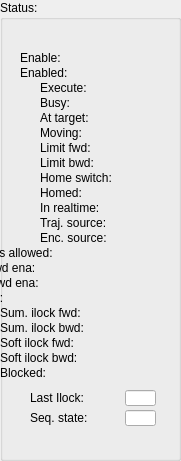
  <widget class="QGroupBox" name="groupBox_4">
   <property name="geometry">
    <rect>
     <x>710</x>
     <y>180</y>
     <width>181</width>
     <height>461</height>
    </rect>
   </property>
   <property name="title">
    <string>Status:</string>
   </property>
   <widget class="caLed" name="caled_67">
    <property name="geometry">
     <rect>
      <x>120</x>
      <y>275</y>
      <width>31</width>
      <height>16</height>
     </rect>
    </property>
    <property name="rectangular">
     <bool>true</bool>
    </property>
    <property name="gradientEnabled">
     <bool>false</bool>
    </property>
    <property name="ledWidth">
     <number>12</number>
    </property>
    <property name="ledHeight">
     <number>12</number>
    </property>
    <property name="channel" stdset="0">
     <string notr="true">$(DEV):$(Axis)-SftLimBwdEna-RB</string>
    </property>
    <property name="falseColor">
     <color>
      <red>160</red>
      <green>160</green>
      <blue>160</blue>
     </color>
    </property>
    <property name="trueColor">
     <color>
      <red>0</red>
      <green>85</green>
      <blue>0</blue>
     </color>
    </property>
   </widget>
   <widget class="caLed" name="caled_45">
    <property name="geometry">
     <rect>
      <x>120</x>
      <y>50</y>
      <width>31</width>
      <height>16</height>
     </rect>
    </property>
    <property name="rectangular">
     <bool>true</bool>
    </property>
    <property name="gradientEnabled">
     <bool>false</bool>
    </property>
    <property name="ledWidth">
     <number>12</number>
    </property>
    <property name="ledHeight">
     <number>12</number>
    </property>
    <property name="channel" stdset="0">
     <string notr="true">$(DEV):$(Axis)-EnaCmd-RB</string>
    </property>
    <property name="falseColor">
     <color>
      <red>160</red>
      <green>160</green>
      <blue>160</blue>
     </color>
    </property>
    <property name="trueColor">
     <color>
      <red>0</red>
      <green>85</green>
      <blue>0</blue>
     </color>
    </property>
   </widget>
   <widget class="caLabel" name="calabel_82">
    <property name="geometry">
     <rect>
      <x>40</x>
      <y>185</y>
      <width>71</width>
      <height>16</height>
     </rect>
    </property>
    <property name="maximumSize">
     <size>
      <width>16777215</width>
      <height>16</height>
     </size>
    </property>
    <property name="text">
     <string>Homed:</string>
    </property>
   </widget>
   <widget class="caLabel" name="calabel_83">
    <property name="geometry">
     <rect>
      <x>40</x>
      <y>200</y>
      <width>71</width>
      <height>16</height>
     </rect>
    </property>
    <property name="maximumSize">
     <size>
      <width>16777215</width>
      <height>16</height>
     </size>
    </property>
    <property name="text">
     <string>In realtime:</string>
    </property>
   </widget>
   <widget class="caLabel" name="calabel_79">
    <property name="geometry">
     <rect>
      <x>40</x>
      <y>110</y>
      <width>71</width>
      <height>16</height>
     </rect>
    </property>
    <property name="maximumSize">
     <size>
      <width>16777215</width>
      <height>16</height>
     </size>
    </property>
    <property name="text">
     <string>At target:</string>
    </property>
   </widget>
   <widget class="caLabel" name="calabel_80">
    <property name="geometry">
     <rect>
      <x>40</x>
      <y>125</y>
      <width>71</width>
      <height>16</height>
     </rect>
    </property>
    <property name="maximumSize">
     <size>
      <width>16777215</width>
      <height>16</height>
     </size>
    </property>
    <property name="text">
     <string>Moving:</string>
    </property>
   </widget>
   <widget class="caLabel" name="calabel_84">
    <property name="geometry">
     <rect>
      <x>40</x>
      <y>215</y>
      <width>71</width>
      <height>16</height>
     </rect>
    </property>
    <property name="maximumSize">
     <size>
      <width>16777215</width>
      <height>16</height>
     </size>
    </property>
    <property name="text">
     <string>Traj. source:</string>
    </property>
   </widget>
   <widget class="caLed" name="caled_62">
    <property name="geometry">
     <rect>
      <x>120</x>
      <y>215</y>
      <width>31</width>
      <height>16</height>
     </rect>
    </property>
    <property name="rectangular">
     <bool>true</bool>
    </property>
    <property name="gradientEnabled">
     <bool>false</bool>
    </property>
    <property name="ledWidth">
     <number>12</number>
    </property>
    <property name="ledHeight">
     <number>12</number>
    </property>
    <property name="channel" stdset="0">
     <string notr="true">$(DEV):$(Axis)-TrjSrcTyp-RB</string>
    </property>
    <property name="falseColor">
     <color>
      <red>160</red>
      <green>160</green>
      <blue>160</blue>
     </color>
    </property>
    <property name="trueColor">
     <color>
      <red>0</red>
      <green>0</green>
      <blue>255</blue>
     </color>
    </property>
   </widget>
   <widget class="caLabel" name="calabel_88">
    <property name="geometry">
     <rect>
      <x>-50</x>
      <y>260</y>
      <width>161</width>
      <height>16</height>
     </rect>
    </property>
    <property name="maximumSize">
     <size>
      <width>16777215</width>
      <height>16</height>
     </size>
    </property>
    <property name="text">
     <string>Softlim fwd ena:</string>
    </property>
   </widget>
   <widget class="caLed" name="caled_54">
    <property name="geometry">
     <rect>
      <x>120</x>
      <y>95</y>
      <width>31</width>
      <height>16</height>
     </rect>
    </property>
    <property name="rectangular">
     <bool>true</bool>
    </property>
    <property name="gradientEnabled">
     <bool>false</bool>
    </property>
    <property name="ledWidth">
     <number>12</number>
    </property>
    <property name="ledHeight">
     <number>12</number>
    </property>
    <property name="channel" stdset="0">
     <string notr="true">$(DEV):$(Axis)-Busy</string>
    </property>
    <property name="falseColor">
     <color>
      <red>0</red>
      <green>85</green>
      <blue>0</blue>
     </color>
    </property>
    <property name="trueColor">
     <color>
      <red>255</red>
      <green>0</green>
      <blue>0</blue>
     </color>
    </property>
   </widget>
   <widget class="caLed" name="caled_56">
    <property name="geometry">
     <rect>
      <x>120</x>
      <y>125</y>
      <width>31</width>
      <height>16</height>
     </rect>
    </property>
    <property name="rectangular">
     <bool>true</bool>
    </property>
    <property name="gradientEnabled">
     <bool>false</bool>
    </property>
    <property name="ledWidth">
     <number>12</number>
    </property>
    <property name="ledHeight">
     <number>12</number>
    </property>
    <property name="channel" stdset="0">
     <string notr="true">$(DEV):$(Axis)-Moving</string>
    </property>
    <property name="falseColor">
     <color>
      <red>0</red>
      <green>85</green>
      <blue>0</blue>
     </color>
    </property>
    <property name="trueColor">
     <color>
      <red>255</red>
      <green>0</green>
      <blue>0</blue>
     </color>
    </property>
   </widget>
   <widget class="caLabel" name="calabel_75">
    <property name="geometry">
     <rect>
      <x>20</x>
      <y>65</y>
      <width>91</width>
      <height>16</height>
     </rect>
    </property>
    <property name="maximumSize">
     <size>
      <width>16777215</width>
      <height>16</height>
     </size>
    </property>
    <property name="text">
     <string>Enabled:</string>
    </property>
   </widget>
   <widget class="caLabel" name="calabel_87">
    <property name="geometry">
     <rect>
      <x>-50</x>
      <y>245</y>
      <width>161</width>
      <height>16</height>
     </rect>
    </property>
    <property name="maximumSize">
     <size>
      <width>16777215</width>
      <height>16</height>
     </size>
    </property>
    <property name="text">
     <string>PLC cmds allowed:</string>
    </property>
   </widget>
   <widget class="caLabel" name="calabel_81">
    <property name="geometry">
     <rect>
      <x>40</x>
      <y>170</y>
      <width>71</width>
      <height>16</height>
     </rect>
    </property>
    <property name="maximumSize">
     <size>
      <width>16777215</width>
      <height>16</height>
     </size>
    </property>
    <property name="text">
     <string>Home switch:</string>
    </property>
   </widget>
   <widget class="caLed" name="caled_57">
    <property name="geometry">
     <rect>
      <x>120</x>
      <y>140</y>
      <width>31</width>
      <height>16</height>
     </rect>
    </property>
    <property name="rectangular">
     <bool>true</bool>
    </property>
    <property name="gradientEnabled">
     <bool>false</bool>
    </property>
    <property name="ledWidth">
     <number>12</number>
    </property>
    <property name="ledHeight">
     <number>12</number>
    </property>
    <property name="channel" stdset="0">
     <string notr="true">$(DEV):$(Axis)-LimFwd</string>
    </property>
    <property name="falseColor">
     <color>
      <red>255</red>
      <green>0</green>
      <blue>0</blue>
     </color>
    </property>
    <property name="trueColor">
     <color>
      <red>0</red>
      <green>85</green>
      <blue>0</blue>
     </color>
    </property>
   </widget>
   <widget class="caLed" name="caled_65">
    <property name="geometry">
     <rect>
      <x>120</x>
      <y>245</y>
      <width>31</width>
      <height>16</height>
     </rect>
    </property>
    <property name="rectangular">
     <bool>true</bool>
    </property>
    <property name="gradientEnabled">
     <bool>false</bool>
    </property>
    <property name="ledWidth">
     <number>12</number>
    </property>
    <property name="ledHeight">
     <number>12</number>
    </property>
    <property name="channel" stdset="0">
     <string notr="true">$(DEV):$(Axis)-CmdFrmPLCCmd-RB</string>
    </property>
    <property name="falseColor">
     <color>
      <red>160</red>
      <green>160</green>
      <blue>160</blue>
     </color>
    </property>
    <property name="trueColor">
     <color>
      <red>0</red>
      <green>0</green>
      <blue>255</blue>
     </color>
    </property>
   </widget>
   <widget class="caLed" name="caled_61">
    <property name="geometry">
     <rect>
      <x>120</x>
      <y>200</y>
      <width>31</width>
      <height>16</height>
     </rect>
    </property>
    <property name="rectangular">
     <bool>true</bool>
    </property>
    <property name="gradientEnabled">
     <bool>false</bool>
    </property>
    <property name="ledWidth">
     <number>12</number>
    </property>
    <property name="ledHeight">
     <number>12</number>
    </property>
    <property name="channel" stdset="0">
     <string notr="true">$(DEV):$(Axis)-InRT</string>
    </property>
    <property name="falseColor">
     <color>
      <red>160</red>
      <green>160</green>
      <blue>160</blue>
     </color>
    </property>
    <property name="trueColor">
     <color>
      <red>0</red>
      <green>85</green>
      <blue>0</blue>
     </color>
    </property>
   </widget>
   <widget class="caLabel" name="calabel_85">
    <property name="geometry">
     <rect>
      <x>40</x>
      <y>80</y>
      <width>71</width>
      <height>16</height>
     </rect>
    </property>
    <property name="maximumSize">
     <size>
      <width>16777215</width>
      <height>16</height>
     </size>
    </property>
    <property name="text">
     <string>Execute:</string>
    </property>
   </widget>
   <widget class="caLed" name="caled_52">
    <property name="geometry">
     <rect>
      <x>120</x>
      <y>65</y>
      <width>31</width>
      <height>16</height>
     </rect>
    </property>
    <property name="rectangular">
     <bool>true</bool>
    </property>
    <property name="gradientEnabled">
     <bool>false</bool>
    </property>
    <property name="ledWidth">
     <number>12</number>
    </property>
    <property name="ledHeight">
     <number>12</number>
    </property>
    <property name="channel" stdset="0">
     <string notr="true">$(DEV):$(Axis)-EnaAct</string>
    </property>
    <property name="falseColor">
     <color>
      <red>160</red>
      <green>160</green>
      <blue>160</blue>
     </color>
    </property>
    <property name="trueColor">
     <color>
      <red>0</red>
      <green>85</green>
      <blue>0</blue>
     </color>
    </property>
   </widget>
   <widget class="caLabel" name="calabel_86">
    <property name="geometry">
     <rect>
      <x>40</x>
      <y>155</y>
      <width>71</width>
      <height>16</height>
     </rect>
    </property>
    <property name="maximumSize">
     <size>
      <width>16777215</width>
      <height>16</height>
     </size>
    </property>
    <property name="text">
     <string>Limit bwd:</string>
    </property>
   </widget>
   <widget class="caLed" name="caled_55">
    <property name="geometry">
     <rect>
      <x>120</x>
      <y>110</y>
      <width>31</width>
      <height>16</height>
     </rect>
    </property>
    <property name="rectangular">
     <bool>true</bool>
    </property>
    <property name="gradientEnabled">
     <bool>false</bool>
    </property>
    <property name="ledWidth">
     <number>12</number>
    </property>
    <property name="ledHeight">
     <number>12</number>
    </property>
    <property name="channel" stdset="0">
     <string notr="true">$(DEV):$(Axis)-AtTarget</string>
    </property>
    <property name="falseColor">
     <color>
      <red>160</red>
      <green>160</green>
      <blue>160</blue>
     </color>
    </property>
    <property name="trueColor">
     <color>
      <red>0</red>
      <green>85</green>
      <blue>0</blue>
     </color>
    </property>
   </widget>
   <widget class="caLed" name="caled_66">
    <property name="geometry">
     <rect>
      <x>120</x>
      <y>260</y>
      <width>31</width>
      <height>16</height>
     </rect>
    </property>
    <property name="rectangular">
     <bool>true</bool>
    </property>
    <property name="gradientEnabled">
     <bool>false</bool>
    </property>
    <property name="ledWidth">
     <number>12</number>
    </property>
    <property name="ledHeight">
     <number>12</number>
    </property>
    <property name="channel" stdset="0">
     <string notr="true">$(DEV):$(Axis)-SftLimFwdEna-RB</string>
    </property>
    <property name="falseColor">
     <color>
      <red>160</red>
      <green>160</green>
      <blue>160</blue>
     </color>
    </property>
    <property name="trueColor">
     <color>
      <red>0</red>
      <green>85</green>
      <blue>0</blue>
     </color>
    </property>
   </widget>
   <widget class="caLed" name="caled_59">
    <property name="geometry">
     <rect>
      <x>120</x>
      <y>170</y>
      <width>31</width>
      <height>16</height>
     </rect>
    </property>
    <property name="rectangular">
     <bool>true</bool>
    </property>
    <property name="gradientEnabled">
     <bool>false</bool>
    </property>
    <property name="ledWidth">
     <number>12</number>
    </property>
    <property name="ledHeight">
     <number>12</number>
    </property>
    <property name="channel" stdset="0">
     <string notr="true">$(DEV):$(Axis)-HomeSwitch</string>
    </property>
    <property name="falseColor">
     <color>
      <red>160</red>
      <green>160</green>
      <blue>160</blue>
     </color>
    </property>
    <property name="trueColor">
     <color>
      <red>0</red>
      <green>85</green>
      <blue>0</blue>
     </color>
    </property>
   </widget>
   <widget class="caLed" name="caled_58">
    <property name="geometry">
     <rect>
      <x>120</x>
      <y>155</y>
      <width>31</width>
      <height>16</height>
     </rect>
    </property>
    <property name="rectangular">
     <bool>true</bool>
    </property>
    <property name="gradientEnabled">
     <bool>false</bool>
    </property>
    <property name="ledWidth">
     <number>12</number>
    </property>
    <property name="ledHeight">
     <number>12</number>
    </property>
    <property name="channel" stdset="0">
     <string notr="true">$(DEV):$(Axis)-LimBwd</string>
    </property>
    <property name="falseColor">
     <color>
      <red>255</red>
      <green>0</green>
      <blue>0</blue>
     </color>
    </property>
    <property name="trueColor">
     <color>
      <red>0</red>
      <green>85</green>
      <blue>0</blue>
     </color>
    </property>
   </widget>
   <widget class="caLabel" name="calabel_89">
    <property name="geometry">
     <rect>
      <x>20</x>
      <y>50</y>
      <width>91</width>
      <height>16</height>
     </rect>
    </property>
    <property name="maximumSize">
     <size>
      <width>16777215</width>
      <height>16</height>
     </size>
    </property>
    <property name="text">
     <string>Enable:</string>
    </property>
   </widget>
   <widget class="caLabel" name="calabel_90">
    <property name="geometry">
     <rect>
      <x>40</x>
      <y>95</y>
      <width>71</width>
      <height>16</height>
     </rect>
    </property>
    <property name="maximumSize">
     <size>
      <width>16777215</width>
      <height>16</height>
     </size>
    </property>
    <property name="text">
     <string>Busy:</string>
    </property>
   </widget>
   <widget class="caLed" name="caled_60">
    <property name="geometry">
     <rect>
      <x>120</x>
      <y>185</y>
      <width>31</width>
      <height>16</height>
     </rect>
    </property>
    <property name="rectangular">
     <bool>true</bool>
    </property>
    <property name="gradientEnabled">
     <bool>false</bool>
    </property>
    <property name="ledWidth">
     <number>12</number>
    </property>
    <property name="ledHeight">
     <number>12</number>
    </property>
    <property name="channel" stdset="0">
     <string notr="true">$(DEV):$(Axis)-Homed</string>
    </property>
    <property name="falseColor">
     <color>
      <red>255</red>
      <green>0</green>
      <blue>0</blue>
     </color>
    </property>
    <property name="trueColor">
     <color>
      <red>0</red>
      <green>85</green>
      <blue>0</blue>
     </color>
    </property>
   </widget>
   <widget class="caLabel" name="calabel_91">
    <property name="geometry">
     <rect>
      <x>40</x>
      <y>230</y>
      <width>71</width>
      <height>16</height>
     </rect>
    </property>
    <property name="maximumSize">
     <size>
      <width>16777215</width>
      <height>16</height>
     </size>
    </property>
    <property name="text">
     <string>Enc. source:</string>
    </property>
   </widget>
   <widget class="caLabel" name="calabel_92">
    <property name="geometry">
     <rect>
      <x>-50</x>
      <y>275</y>
      <width>161</width>
      <height>16</height>
     </rect>
    </property>
    <property name="maximumSize">
     <size>
      <width>16777215</width>
      <height>16</height>
     </size>
    </property>
    <property name="text">
     <string>Softlim bwd ena:</string>
    </property>
   </widget>
   <widget class="caLed" name="caled_63">
    <property name="geometry">
     <rect>
      <x>120</x>
      <y>230</y>
      <width>31</width>
      <height>16</height>
     </rect>
    </property>
    <property name="rectangular">
     <bool>true</bool>
    </property>
    <property name="gradientEnabled">
     <bool>false</bool>
    </property>
    <property name="ledWidth">
     <number>12</number>
    </property>
    <property name="ledHeight">
     <number>12</number>
    </property>
    <property name="channel" stdset="0">
     <string notr="true">$(DEV):$(Axis)-EncSrcTyp-RB</string>
    </property>
    <property name="falseColor">
     <color>
      <red>160</red>
      <green>160</green>
      <blue>160</blue>
     </color>
    </property>
    <property name="trueColor">
     <color>
      <red>0</red>
      <green>0</green>
      <blue>255</blue>
     </color>
    </property>
   </widget>
   <widget class="caLabel" name="calabel_93">
    <property name="geometry">
     <rect>
      <x>40</x>
      <y>140</y>
      <width>71</width>
      <height>16</height>
     </rect>
    </property>
    <property name="maximumSize">
     <size>
      <width>16777215</width>
      <height>16</height>
     </size>
    </property>
    <property name="text">
     <string>Limit fwd:</string>
    </property>
   </widget>
   <widget class="caLed" name="caled_53">
    <property name="geometry">
     <rect>
      <x>120</x>
      <y>80</y>
      <width>31</width>
      <height>16</height>
     </rect>
    </property>
    <property name="rectangular">
     <bool>true</bool>
    </property>
    <property name="gradientEnabled">
     <bool>false</bool>
    </property>
    <property name="ledWidth">
     <number>12</number>
    </property>
    <property name="ledHeight">
     <number>12</number>
    </property>
    <property name="channel" stdset="0">
     <string notr="true">$(DEV):$(Axis)-ExeCmd-RB</string>
    </property>
    <property name="falseColor">
     <color>
      <red>160</red>
      <green>160</green>
      <blue>160</blue>
     </color>
    </property>
    <property name="trueColor">
     <color>
      <red>0</red>
      <green>85</green>
      <blue>0</blue>
     </color>
    </property>
   </widget>
   <widget class="caLabel" name="calabel_67">
    <property name="geometry">
     <rect>
      <x>30</x>
      <y>390</y>
      <width>80</width>
      <height>16</height>
     </rect>
    </property>
    <property name="maximumSize">
     <size>
      <width>16777215</width>
      <height>16</height>
     </size>
    </property>
    <property name="text">
     <string>Last Ilock:</string>
    </property>
   </widget>
   <widget class="caLineEdit" name="calineedit_37">
    <property name="geometry">
     <rect>
      <x>125</x>
      <y>390</y>
      <width>31</width>
      <height>16</height>
     </rect>
    </property>
    <property name="maximumSize">
     <size>
      <width>16777215</width>
      <height>18</height>
     </size>
    </property>
    <property name="alignment">
     <set>Qt::AlignRight|Qt::AlignTrailing|Qt::AlignVCenter</set>
    </property>
    <property name="channel" stdset="0">
     <string>$(DEV):$(Axis)-LastIlock</string>
    </property>
    <property name="background">
     <color alpha="222">
      <red>192</red>
      <green>192</green>
      <blue>192</blue>
     </color>
    </property>
    <property name="colorMode">
     <enum>caLineEdit::Static</enum>
    </property>
    <property name="precisionMode">
     <enum>caLineEdit::Channel</enum>
    </property>
    <property name="limitsMode">
     <enum>caLineEdit::User</enum>
    </property>
    <property name="unitsEnabled">
     <bool>true</bool>
    </property>
   </widget>
   <widget class="caLabel" name="calabel_94">
    <property name="geometry">
     <rect>
      <x>30</x>
      <y>410</y>
      <width>80</width>
      <height>16</height>
     </rect>
    </property>
    <property name="maximumSize">
     <size>
      <width>16777215</width>
      <height>16</height>
     </size>
    </property>
    <property name="text">
     <string>Seq. state:</string>
    </property>
   </widget>
   <widget class="caLineEdit" name="calineedit_45">
    <property name="geometry">
     <rect>
      <x>125</x>
      <y>410</y>
      <width>31</width>
      <height>16</height>
     </rect>
    </property>
    <property name="maximumSize">
     <size>
      <width>16777215</width>
      <height>18</height>
     </size>
    </property>
    <property name="alignment">
     <set>Qt::AlignRight|Qt::AlignTrailing|Qt::AlignVCenter</set>
    </property>
    <property name="channel" stdset="0">
     <string>$(DEV):$(Axis)-SeqState</string>
    </property>
    <property name="background">
     <color alpha="222">
      <red>192</red>
      <green>192</green>
      <blue>192</blue>
     </color>
    </property>
    <property name="colorMode">
     <enum>caLineEdit::Static</enum>
    </property>
    <property name="precisionMode">
     <enum>caLineEdit::Channel</enum>
    </property>
    <property name="limitsMode">
     <enum>caLineEdit::User</enum>
    </property>
    <property name="unitsEnabled">
     <bool>true</bool>
    </property>
   </widget>
   <widget class="caLed" name="caled_77">
    <property name="geometry">
     <rect>
      <x>120</x>
      <y>290</y>
      <width>31</width>
      <height>16</height>
     </rect>
    </property>
    <property name="rectangular">
     <bool>true</bool>
    </property>
    <property name="gradientEnabled">
     <bool>false</bool>
    </property>
    <property name="ledWidth">
     <number>12</number>
    </property>
    <property name="ledHeight">
     <number>12</number>
    </property>
    <property name="channel" stdset="0">
     <string notr="true">$(DEV):$(Axis)-InStartup</string>
    </property>
    <property name="falseColor">
     <color>
      <red>160</red>
      <green>160</green>
      <blue>160</blue>
     </color>
    </property>
    <property name="trueColor">
     <color>
      <red>255</red>
      <green>0</green>
      <blue>0</blue>
     </color>
    </property>
   </widget>
   <widget class="caLabel" name="calabel_95">
    <property name="geometry">
     <rect>
      <x>-50</x>
      <y>290</y>
      <width>161</width>
      <height>16</height>
     </rect>
    </property>
    <property name="maximumSize">
     <size>
      <width>16777215</width>
      <height>16</height>
     </size>
    </property>
    <property name="text">
     <string>In startup:</string>
    </property>
   </widget>
   <widget class="caLed" name="caled_87">
    <property name="geometry">
     <rect>
      <x>120</x>
      <y>305</y>
      <width>31</width>
      <height>16</height>
     </rect>
    </property>
    <property name="rectangular">
     <bool>true</bool>
    </property>
    <property name="gradientEnabled">
     <bool>false</bool>
    </property>
    <property name="ledWidth">
     <number>12</number>
    </property>
    <property name="ledHeight">
     <number>12</number>
    </property>
    <property name="channel" stdset="0">
     <string notr="true">$(DEV):$(Axis)-SumIlockFwd</string>
    </property>
    <property name="falseColor">
     <color>
      <red>0</red>
      <green>85</green>
      <blue>0</blue>
     </color>
    </property>
    <property name="trueColor">
     <color>
      <red>255</red>
      <green>0</green>
      <blue>0</blue>
     </color>
    </property>
   </widget>
   <widget class="caLabel" name="calabel_96">
    <property name="geometry">
     <rect>
      <x>0</x>
      <y>305</y>
      <width>111</width>
      <height>16</height>
     </rect>
    </property>
    <property name="maximumSize">
     <size>
      <width>16777215</width>
      <height>16</height>
     </size>
    </property>
    <property name="text">
     <string>Sum. ilock fwd:</string>
    </property>
   </widget>
   <widget class="caLabel" name="calabel_97">
    <property name="geometry">
     <rect>
      <x>0</x>
      <y>320</y>
      <width>111</width>
      <height>16</height>
     </rect>
    </property>
    <property name="maximumSize">
     <size>
      <width>16777215</width>
      <height>16</height>
     </size>
    </property>
    <property name="text">
     <string>Sum. ilock bwd:</string>
    </property>
   </widget>
   <widget class="caLed" name="caled_88">
    <property name="geometry">
     <rect>
      <x>120</x>
      <y>320</y>
      <width>31</width>
      <height>16</height>
     </rect>
    </property>
    <property name="rectangular">
     <bool>true</bool>
    </property>
    <property name="gradientEnabled">
     <bool>false</bool>
    </property>
    <property name="ledWidth">
     <number>12</number>
    </property>
    <property name="ledHeight">
     <number>12</number>
    </property>
    <property name="channel" stdset="0">
     <string notr="true">$(DEV):$(Axis)-SumIlockBwd</string>
    </property>
    <property name="falseColor">
     <color>
      <red>0</red>
      <green>85</green>
      <blue>0</blue>
     </color>
    </property>
    <property name="trueColor">
     <color>
      <red>255</red>
      <green>0</green>
      <blue>0</blue>
     </color>
    </property>
   </widget>
   <widget class="caRelatedDisplay" name="carelateddisplay_2">
    <property name="geometry">
     <rect>
      <x>25</x>
      <y>430</y>
      <width>126</width>
      <height>21</height>
     </rect>
    </property>
    <property name="labels">
     <string>More...</string>
    </property>
    <property name="files">
     <string>ecmcAxisCntrlStatWd.ui</string>
    </property>
    <property name="args">
     <string>DEV=$(DEV),Axis=$(Axis)</string>
    </property>
   </widget>
   <widget class="caLabel" name="calabel_116">
    <property name="geometry">
     <rect>
      <x>0</x>
      <y>350</y>
      <width>111</width>
      <height>16</height>
     </rect>
    </property>
    <property name="maximumSize">
     <size>
      <width>16777215</width>
      <height>16</height>
     </size>
    </property>
    <property name="text">
     <string>Soft ilock bwd:</string>
    </property>
   </widget>
   <widget class="caLed" name="caled_89">
    <property name="geometry">
     <rect>
      <x>120</x>
      <y>350</y>
      <width>31</width>
      <height>16</height>
     </rect>
    </property>
    <property name="rectangular">
     <bool>true</bool>
    </property>
    <property name="gradientEnabled">
     <bool>false</bool>
    </property>
    <property name="ledWidth">
     <number>12</number>
    </property>
    <property name="ledHeight">
     <number>12</number>
    </property>
    <property name="channel" stdset="0">
     <string notr="true">$(DEV):$(Axis)-SftLimBwdIlock</string>
    </property>
    <property name="falseColor">
     <color>
      <red>0</red>
      <green>85</green>
      <blue>0</blue>
     </color>
    </property>
    <property name="trueColor">
     <color>
      <red>255</red>
      <green>0</green>
      <blue>0</blue>
     </color>
    </property>
   </widget>
   <widget class="caLabel" name="calabel_117">
    <property name="geometry">
     <rect>
      <x>0</x>
      <y>335</y>
      <width>111</width>
      <height>16</height>
     </rect>
    </property>
    <property name="maximumSize">
     <size>
      <width>16777215</width>
      <height>16</height>
     </size>
    </property>
    <property name="text">
     <string>Soft ilock fwd:</string>
    </property>
   </widget>
   <widget class="caLed" name="caled_90">
    <property name="geometry">
     <rect>
      <x>120</x>
      <y>335</y>
      <width>31</width>
      <height>16</height>
     </rect>
    </property>
    <property name="rectangular">
     <bool>true</bool>
    </property>
    <property name="gradientEnabled">
     <bool>false</bool>
    </property>
    <property name="ledWidth">
     <number>12</number>
    </property>
    <property name="ledHeight">
     <number>12</number>
    </property>
    <property name="channel" stdset="0">
     <string notr="true">$(DEV):$(Axis)-SftLimFwdIlock</string>
    </property>
    <property name="falseColor">
     <color>
      <red>0</red>
      <green>85</green>
      <blue>0</blue>
     </color>
    </property>
    <property name="trueColor">
     <color>
      <red>255</red>
      <green>0</green>
      <blue>0</blue>
     </color>
    </property>
   </widget>
   <widget class="caLabel" name="calabel_124">
    <property name="geometry">
     <rect>
      <x>0</x>
      <y>365</y>
      <width>111</width>
      <height>16</height>
     </rect>
    </property>
    <property name="maximumSize">
     <size>
      <width>16777215</width>
      <height>16</height>
     </size>
    </property>
    <property name="text">
     <string>Blocked:</string>
    </property>
   </widget>
   <widget class="caLed" name="caled_28">
    <property name="geometry">
     <rect>
      <x>128</x>
      <y>364</y>
      <width>14</width>
      <height>18</height>
     </rect>
    </property>
    <property name="rectangular">
     <bool>true</bool>
    </property>
    <property name="gradientEnabled">
     <bool>false</bool>
    </property>
    <property name="ledWidth">
     <number>12</number>
    </property>
    <property name="ledHeight">
     <number>12</number>
    </property>
    <property name="channel" stdset="0">
     <string notr="true">$(DEV):$(Axis)-Blocked</string>
    </property>
    <property name="falseColor">
     <color>
      <red>0</red>
      <green>85</green>
      <blue>0</blue>
     </color>
    </property>
    <property name="trueColor">
     <color>
      <red>170</red>
      <green>0</green>
      <blue>0</blue>
     </color>
    </property>
   </widget>
  </widget>
